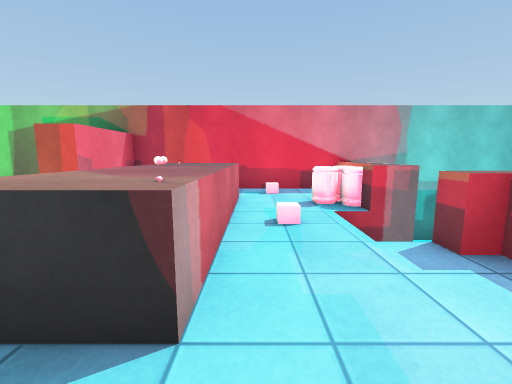
View 1 (above)

23 first-person views from a walk through a scene from a Unity 3-D project. The camera is 1.2 m above the floor, tilts 8° down and sees 90° across. The floor is counted in squares, 1 m on a side. Each view is taken from the middle of a square. On the plan, view 1 faces up. The plan holds only what a view shows up to about 12 squares ahead; the rest is blank. The player character is not drawn. Some animated figures are not drawn. Door leaves are left out, so doorways stand open. Some surface patterns are stand-ins.

View 2
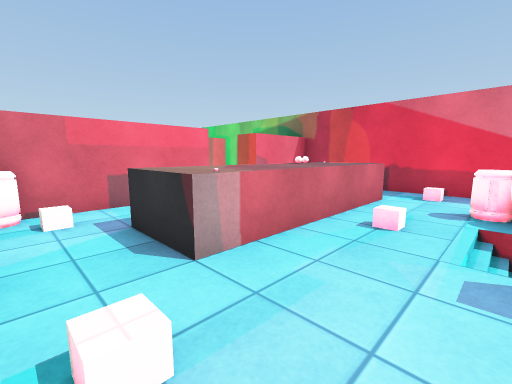

View 3
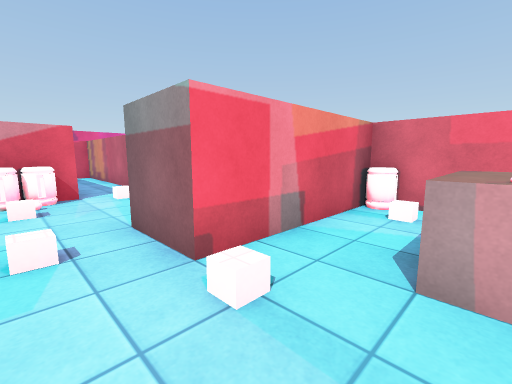

View 4
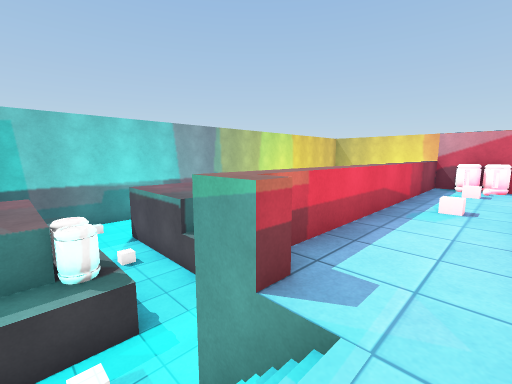

View 5
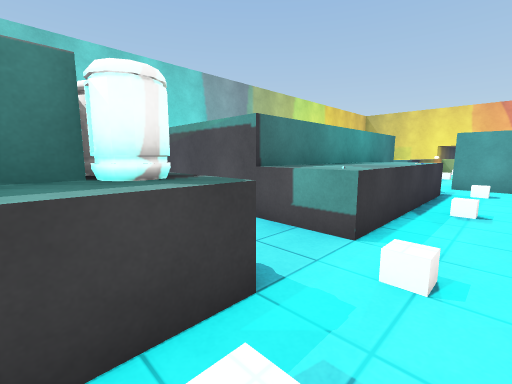

View 6
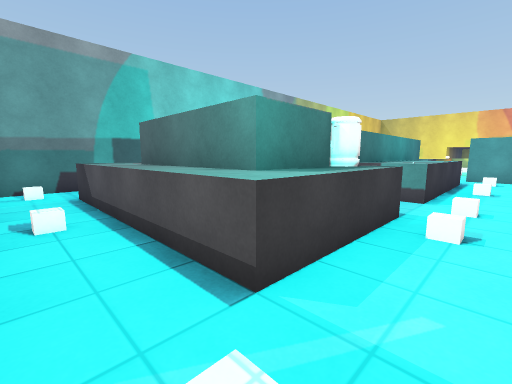

View 7
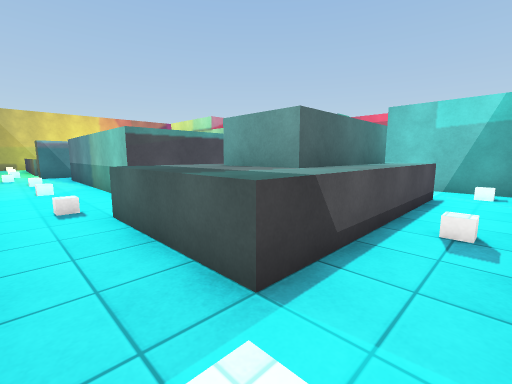

View 8
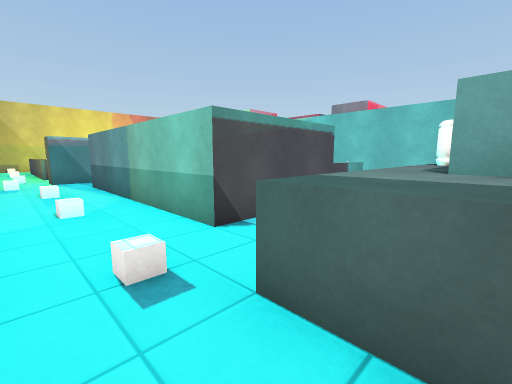

View 9
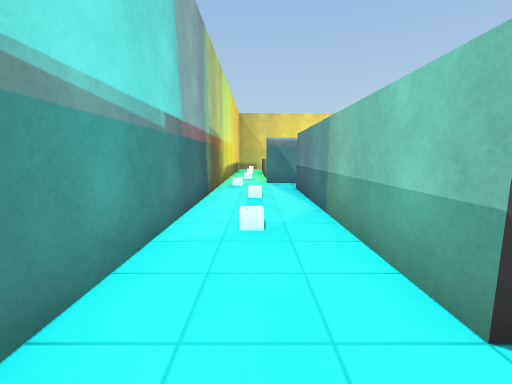

View 10
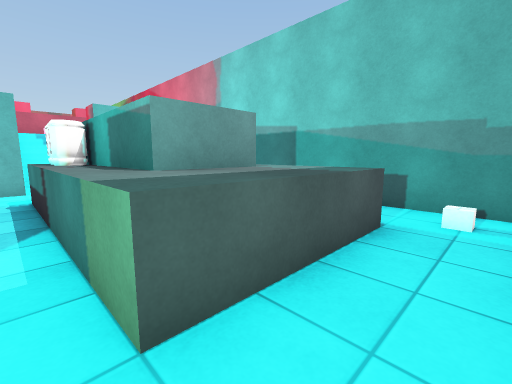

View 11
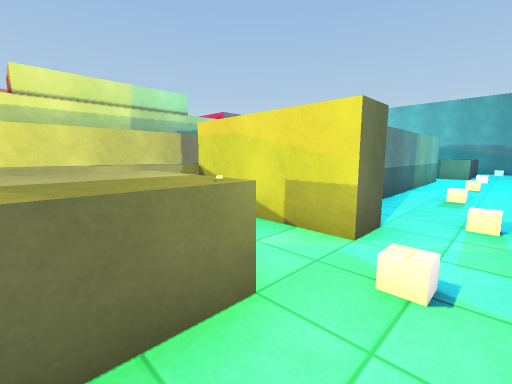

View 12
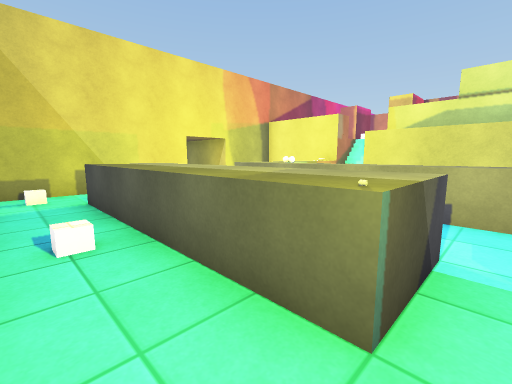

View 13
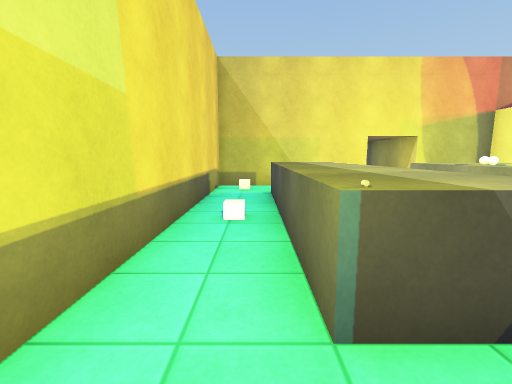

View 14
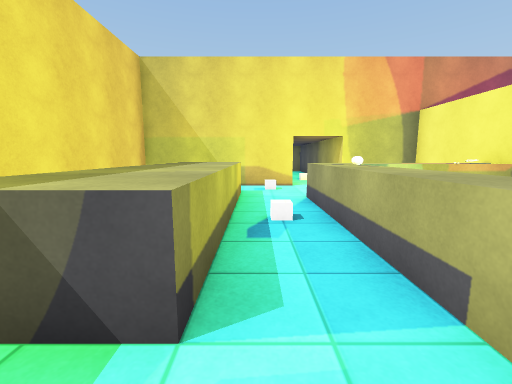

View 15
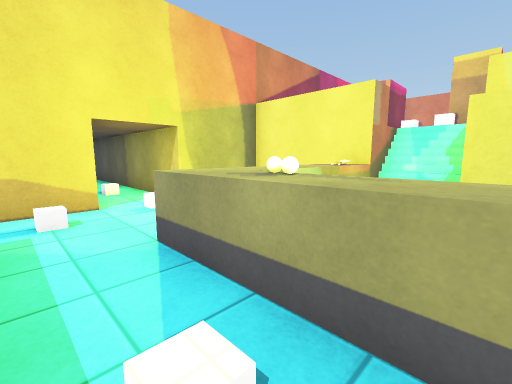

View 16
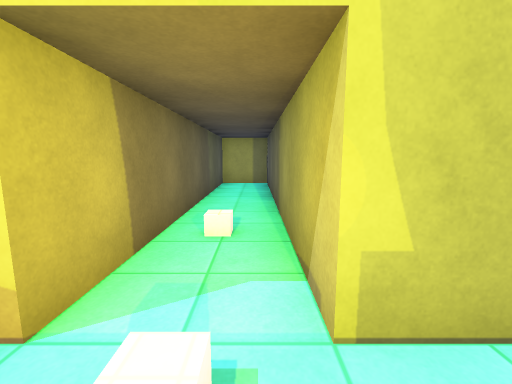

View 17
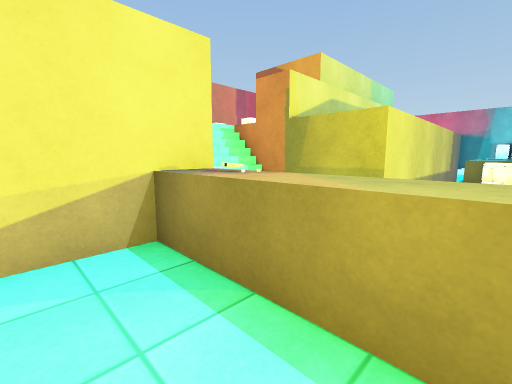

View 18
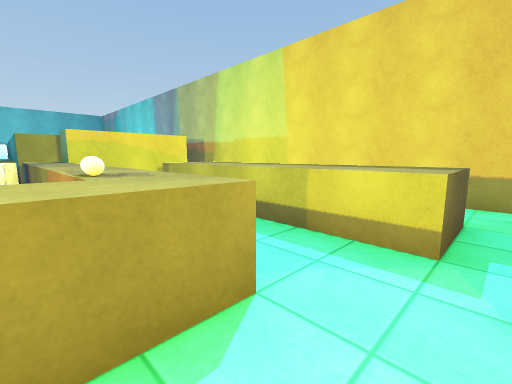

View 19
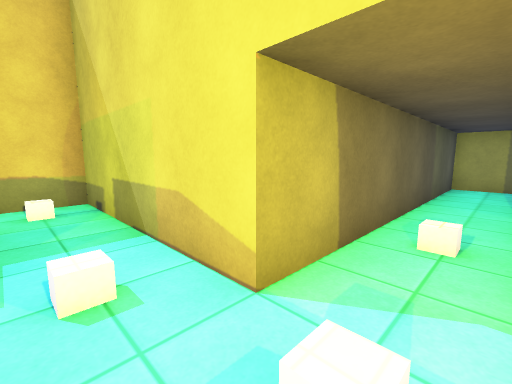

View 20
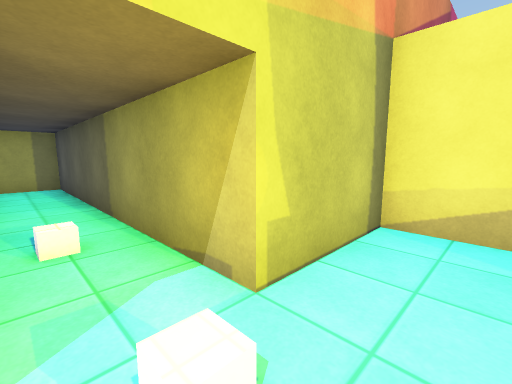

View 21
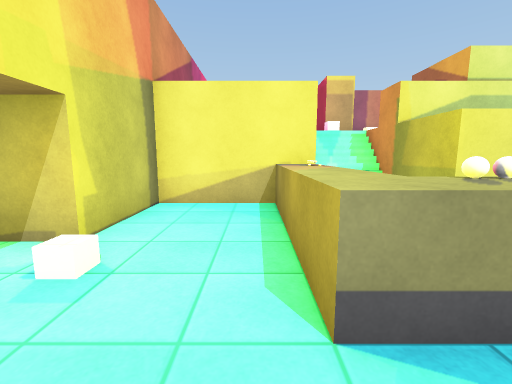

View 22
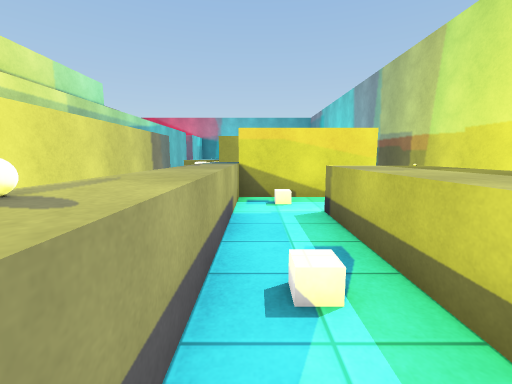

View 23
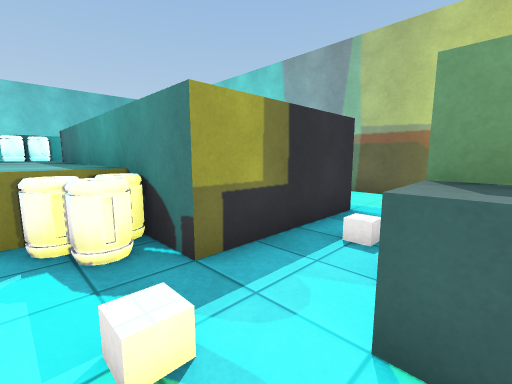

### Floor plan
Key: @ floor where view 1 was taken; # wall or solid block; . main floor; : floor 2 m higher than the main floor; / step, stairs or slope; D open door; = window, fence, low wall or low ledge; ^ raised ledge; B barrel; A ball; O other object.
Columns run from 10 left of view 1 to 15 right of it. Each row starts with its distance up from view 1.
 10 ###  #########  ##########
  9      #   ::::=...........#
  8      #   ::::=...........#
  7      #  ^^::B#..^^^^^^^..#
  6      D  ^^::B#..^####^^..#
  5      D  ^^:///..^####^^..#
  4      #  ^^:://..BB^^^^^..#
  3      #  ^^:::=...........#
  2      #::^^:::=...........#
  1      #:::::::=..^^####...#
  0      #B:::@::=..^^#  #...#
 -1      ######::=..^^#  #...#
 -2           #::=..^^#  #...#
 -3           :::=..^^#  #...#
 -4           :::=..^^#  #...#
 -5           :::=..BB#  #...#
 -6           :BB#...B####...#
 -7           :#####.........#
 -8          ::  ###.........#
 -9         #::  ###..^####..#
-10         #::  ###  ^......#
-11         #:   ###  ^......#
-12         #: #####  ^..^^..#
-13         #    ^ #  ^..^^..#
-14         #    =##  ^..^^..#
-15          ## //    ^..^^..#
-16      #      //    A..^^..#
-17      #       =O^^^^..^^..#
-18         ##   =.......^^..#
-19              =...........#
-20              =...........#
-21            ######DD#######
-22                 #..#
-23                 #..#
-24                 #..#
-25                 #..#
-26                 #..#
-27                 #..#
-28                 #..#
-29                 #..#
-30                 #..#
-31                 ####

Positions as (right, up) in squares from view 1, and headings:
1: (0, 0), facing up
2: (2, 0), facing up-left
3: (2, 2), facing down-left
4: (1, 5), facing down-right
5: (4, 5), facing down-right
6: (4, 9), facing down-right
7: (14, 9), facing down-left
8: (14, 5), facing down-left
9: (13, 3), facing down
10: (14, 3), facing up-left
11: (14, -13), facing up-left
12: (14, -11), facing down-left
13: (13, -10), facing down
14: (10, -10), facing down
15: (10, -14), facing down-left
16: (7, -19), facing down
17: (7, -19), facing up-left
18: (7, -19), facing up-right
19: (7, -19), facing down-right
20: (8, -19), facing down-left
21: (10, -18), facing left
22: (9, -17), facing up
23: (6, -9), facing up-right
